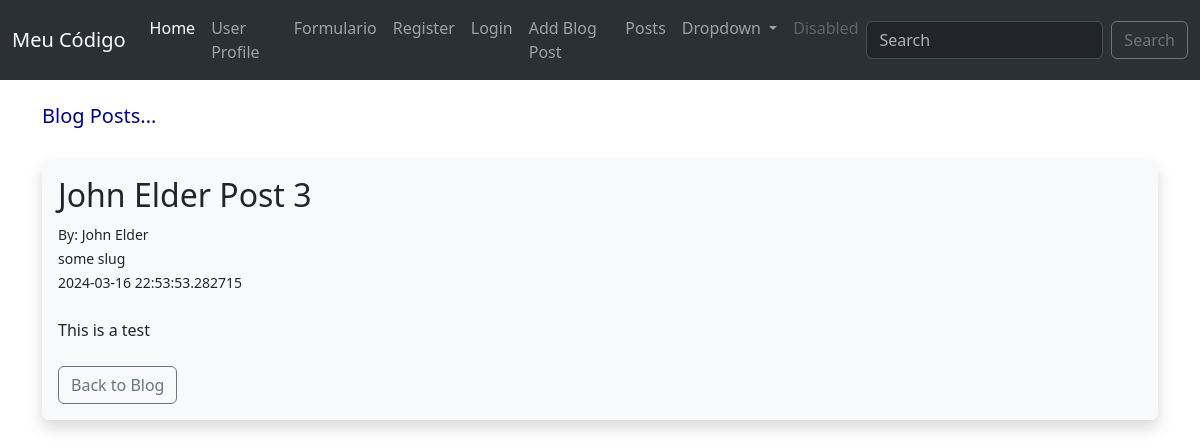
Before: /posts/1 with the older database file.
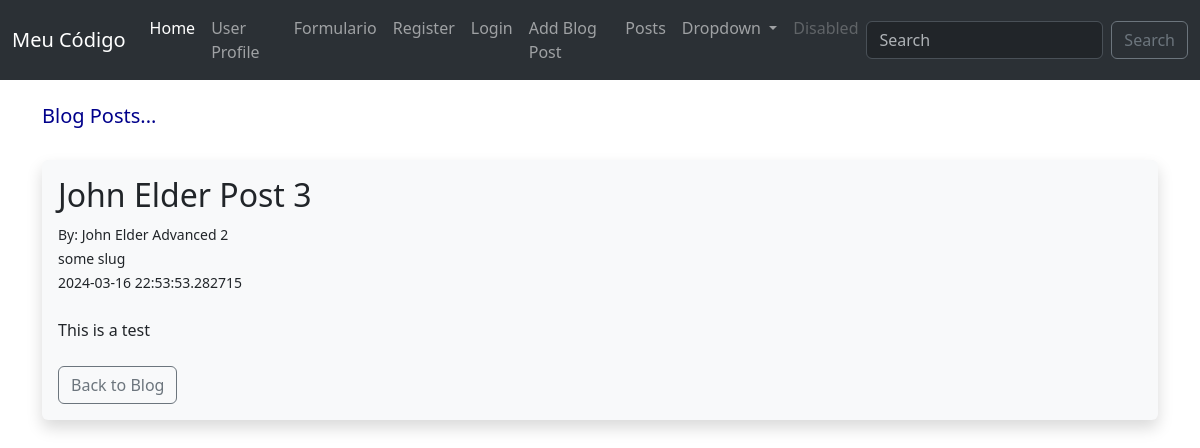
After: the same page with the newer database file.
### app.py (models this page shows, shortened)
class Users(db.Model, UserMixin):
    id = db.Column(db.Integer, primary_key=True)
    username = db.Column(db.String(20), nullable=False, unique=True)
    name = db.Column(db.String(200), nullable=False)
    email = db.Column(db.String(120), nullable=False, unique=True)
    favorite_color = db.Column(db.String(120))
    date_added = db.Column(db.DateTime, default=datetime.now)
    password_hash = db.Column(db.String(128))
    posts = db.relationship('Posts', backref='poster')
    profile_pic = db.Column(db.String(), nullable=True)
    @property
    def password(self):
        raise AttributeError('Password is not a readable attribute')

### app.py (the view)
@app.route('/posts/<int:id>')
def post(id):
    post = Posts.query.get_or_404(id)
    return render_template('post.html', post=post)

### webforms.py
class SearchForm(FlaskForm):
    searched = StringField("Searched", validators=[DataRequired()])
    submit = SubmitField("Submit")

### app.py (called while the page is built)
@app.context_processor
def base():
    form = SearchForm()
    return dict(form=form)

### templates/post.html (shortened to what this page needs)
<!DOCTYPE html>
<html lang="en">
<head>
</head>
<body>
    {% extends 'base.html'%}
    {% block content %}
    <h1>Blog Posts...</h1>
    <br>
    <div class="shadow p-3 mb-5 bg-body-tertiary rounded">
        <h2>{{ post.title }}</h2>
        <small>
        By: {{ post.poster.name }}<br>
        {{ post.slug }}<br>
        {{ post.date_posted}}<br><br>
        </small>
        {{ post.content|safe }}<br><br>
        <a href="{{ url_for('posts')}}" class="
            btn btn-outline-secondary btn-small">Back to Blog</a>
    </div>
    {% endblock %}

Changed rows visible on the page:
changed Users: poster.name "John Elder" → "John Elder Advanced 2"
